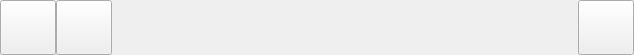
<?xml version="1.0" encoding="UTF-8"?>
<ui version="4.0">
 <class>FisheyeDewarpBottomBar</class>
 <widget class="QWidget" name="FisheyeDewarpBottomBar">
  <property name="geometry">
   <rect>
    <x>0</x>
    <y>0</y>
    <width>634</width>
    <height>55</height>
   </rect>
  </property>
  <property name="windowTitle">
   <string>Form</string>
  </property>
  <layout class="QHBoxLayout" name="horizontalLayout">
   <property name="spacing">
    <number>0</number>
   </property>
   <property name="leftMargin">
    <number>0</number>
   </property>
   <property name="topMargin">
    <number>0</number>
   </property>
   <property name="rightMargin">
    <number>0</number>
   </property>
   <property name="bottomMargin">
    <number>0</number>
   </property>
   <item>
    <widget class="MyStateToolButton" name="toolButton_fish_panel">
     <property name="sizePolicy">
      <sizepolicy hsizetype="Fixed" vsizetype="Expanding">
       <horstretch>0</horstretch>
       <verstretch>0</verstretch>
      </sizepolicy>
     </property>
     <property name="text">
      <string/>
     </property>
     <property name="icon">
      <iconset resource="../resource/resource.qrc">
       <normaloff>:/fisheye2/fisheye2/fisheye_client-side_dewarping_white.png</normaloff>:/fisheye2/fisheye2/fisheye_client-side_dewarping_white.png</iconset>
     </property>
     <property name="iconSize">
      <size>
       <width>48</width>
       <height>48</height>
      </size>
     </property>
     <property name="checked">
      <bool>false</bool>
     </property>
    </widget>
   </item>
   <item>
    <widget class="MyIconToolButton" name="toolButton_fish_track">
     <property name="enabled">
      <bool>true</bool>
     </property>
     <property name="sizePolicy">
      <sizepolicy hsizetype="Fixed" vsizetype="Expanding">
       <horstretch>0</horstretch>
       <verstretch>0</verstretch>
      </sizepolicy>
     </property>
     <property name="text">
      <string/>
     </property>
     <property name="icon">
      <iconset resource="../resource/resource.qrc">
       <normaloff>:/fisheye2/fisheye2/fish_track_off_white.png</normaloff>:/fisheye2/fisheye2/fish_track_off_white.png</iconset>
     </property>
     <property name="iconSize">
      <size>
       <width>48</width>
       <height>48</height>
      </size>
     </property>
    </widget>
   </item>
   <item>
    <spacer name="horizontalSpacer_3">
     <property name="orientation">
      <enum>Qt::Horizontal</enum>
     </property>
     <property name="sizeHint" stdset="0">
      <size>
       <width>463</width>
       <height>20</height>
      </size>
     </property>
    </spacer>
   </item>
   <item>
    <widget class="MyToolButton" name="toolButton_closeFisheye">
     <property name="sizePolicy">
      <sizepolicy hsizetype="Fixed" vsizetype="Expanding">
       <horstretch>0</horstretch>
       <verstretch>0</verstretch>
      </sizepolicy>
     </property>
     <property name="text">
      <string/>
     </property>
     <property name="icon">
      <iconset resource="../resource/resource.qrc">
       <normaloff>:/fisheye2/fisheye2/Exit_white.png</normaloff>:/fisheye2/fisheye2/Exit_white.png</iconset>
     </property>
     <property name="iconSize">
      <size>
       <width>48</width>
       <height>48</height>
      </size>
     </property>
    </widget>
   </item>
  </layout>
 </widget>
 <customwidgets>
  <customwidget>
   <class>MyIconToolButton</class>
   <extends>QToolButton</extends>
   <header>myicontoolbutton.h</header>
  </customwidget>
  <customwidget>
   <class>MyToolButton</class>
   <extends>QToolButton</extends>
   <header>mytoolbutton.h</header>
  </customwidget>
  <customwidget>
   <class>MyStateToolButton</class>
   <extends>QToolButton</extends>
   <header>mystatetoolbutton.h</header>
  </customwidget>
 </customwidgets>
 <resources>
  <include location="../resource/resource.qrc"/>
 </resources>
 <connections/>
</ui>
